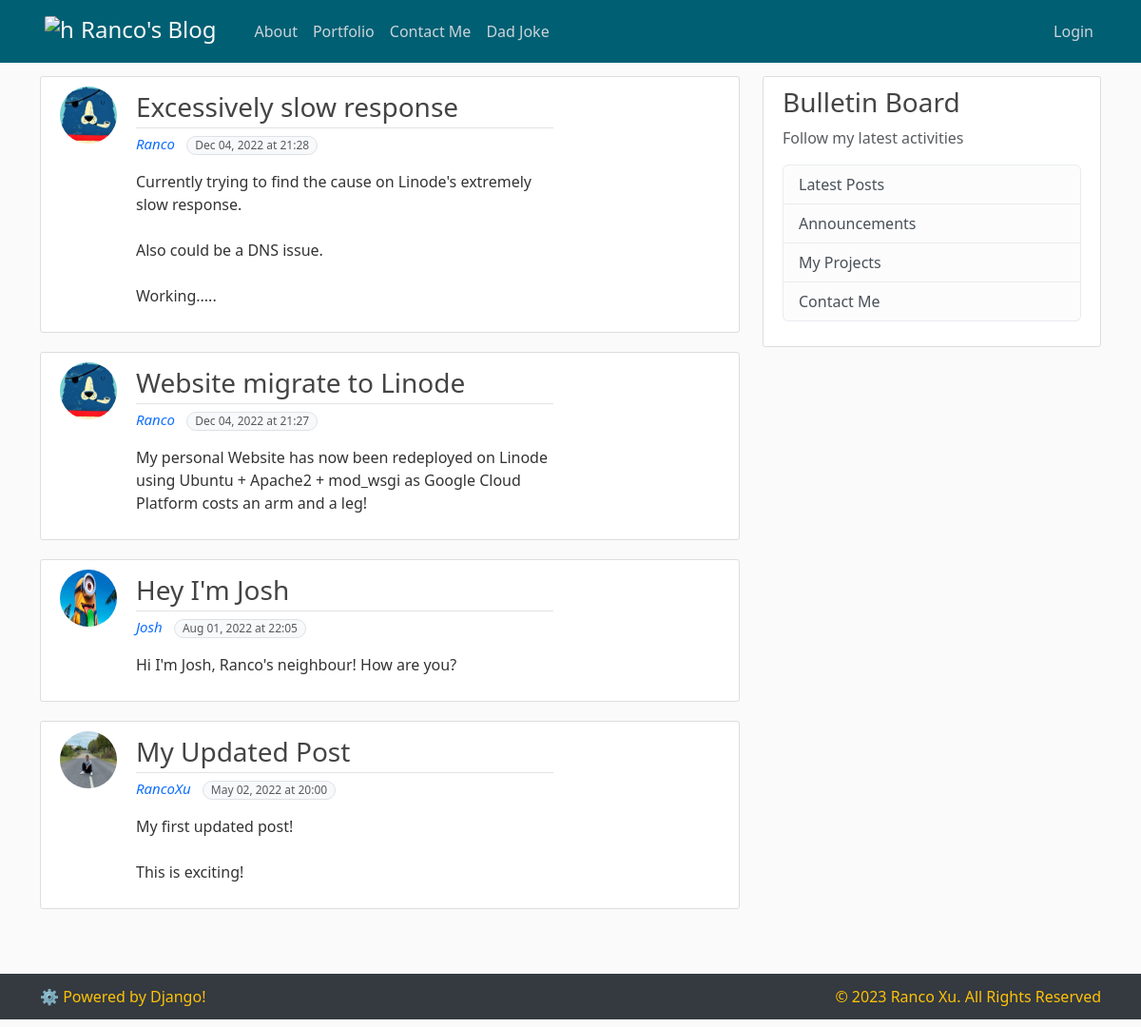
/, run on an earlier commit of the app's database.
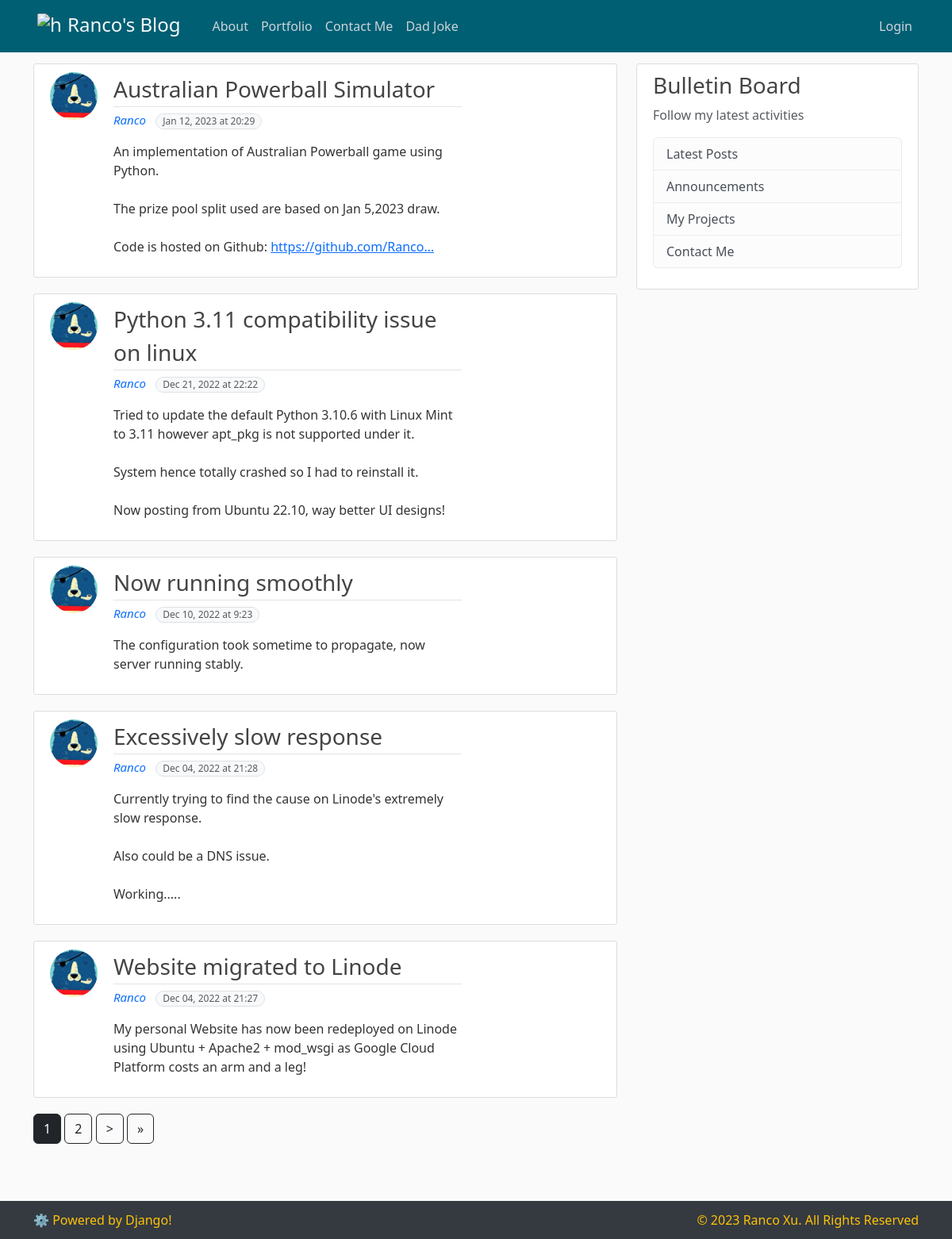
And on a later commit of the database.
### blog/models.py (models this page shows, shortened)
class Post(models.Model):
    title=models.CharField(max_length=120)
    content=models.TextField()
    date_posted=models.DateTimeField(default=timezone.now)
    author=models.ForeignKey(User, on_delete=models.CASCADE)

### all_users/models.py (models this page shows, shortened)
class Profile(models.Model):
    user = models.OneToOneField(User, on_delete=models.CASCADE)
    image = models.ImageField(default='Default.jpg', upload_to='profile_pics')

### blog/views.py (the view)
# urls.py: path('', PostListView.as_view(), name='blog-home'),  # '' path means /home
class PostListView(ListView):
    model = Post
    template_name = 'blog/home.html'
    context_object_name = 'all_posts'
    ordering = ['-date_posted']
    paginate_by = 5

### blog/templates/blog/home.html (shortened to what this page needs)
{% extends 'blog/base.html' %}
{%block content%}
{% for post in all_posts %}
<article class="media content-section">
    <div class="container">
        <div class="row">
            <img class="rounded-circle article-image me-2 col-4 px-0" style="width: 60px; height: 60px;" src="{{post.author.profile.image.url}}">
            <div class="media-body col-8">
                <div class="article-metadata">
                    <a class="article-title fs-3 fw-normal text-decoration-none" href="{% url 'post-detail' post.id %}">{{ post.title }}</a>
                </div>
                <a class="me-2 fst-italic text-decoration-none" style="font-size: 15px;" href="{% url 'user-posts' post.author.username %}">{{ post.author }}</a>
                <p class="text-muted text-nowrap bg-light border rounded-pill d-inline-block px-2" style="font-size: 12px;">{{ post.date_posted|date:"M d, Y \a\t G:i" }}</p>
                <p class="article-content">{{ post.content|urlizetrunc:25 }}</p>
            </div>
        </div>
    </div>
</article>
{% endfor %}
{% if is_paginated %}
{% for num in page_obj.paginator.page_range %}
{% if page_obj.number == num %}
<a class="btn btn-dark btn-small mb-4" href="?page={{ num }}">{{ num }}</a>
{% elif num > page_obj.number|add:'-3' and num < page_obj.number|add:'3' %} <a class="btn btn-outline-dark btn-small mb-4"
    href="?page={{ num }}">{{ num }}</a>
    {% endif %}
    {% endfor %}
    {% if page_obj.has_next %}
    <a class="btn btn-outline-dark btn-small mb-4" href="?page={{ page_obj.next_page_number }}">&gt;</a>
    <a class="btn btn-outline-dark btn-small mb-4" href="?page={{ page_obj.paginator.num_pages }}">&raquo;</a>
    {% endif %}
    {% endif %}
    {%endblock content%}

What changed in the data, as far as the page shows it:
no longer on this page (row unchanged): Post: author.profile.image (placeholder picture), title "Hey I'm Josh", author "Josh", date_posted "Aug 01, 2022 at 22:05", content "Hi I'm Josh, Ranco's neighbour! How are you?"
no longer on this page (row unchanged): Post: author.profile.image (picture), title "My Updated Post", author "RancoXu", date_posted "May 02, 2022 at 20:00", content "My first updated post! This is exciting!"
added Post: author.profile.image (picture), title "Australian Powerball Simulator", author "Ranco", date_posted "Jan 12, 2023 at 20:29", content "An implementation of Australian Powerball game using Python. The prize pool split used are based on Jan 5,2023 draw. Code is hosted on Github: https://github.com/Ranco…"
added Post: author.profile.image (picture), title "Python 3.11 compatibility issue on linux", author "Ranco", date_posted "Dec 21, 2022 at 22:22", content "Tried to update the default Python 3.10.6 with Linux Mint to 3.11 however apt_pkg is not supported under it. System hence totally crashed so I had to reinstall it. Now posting from Ubuntu 22.10, way better UI designs!"
added Post: author.profile.image (picture), title "Now running smoothly", author "Ranco", date_posted "Dec 10, 2022 at 9:23", content "The configuration took sometime to propagate, now server running stably."
changed Post: title "Website migrate to Linode" → "Website migrated to Linode"
Also different on the page:
new list line: "1"
new list line: "2"
